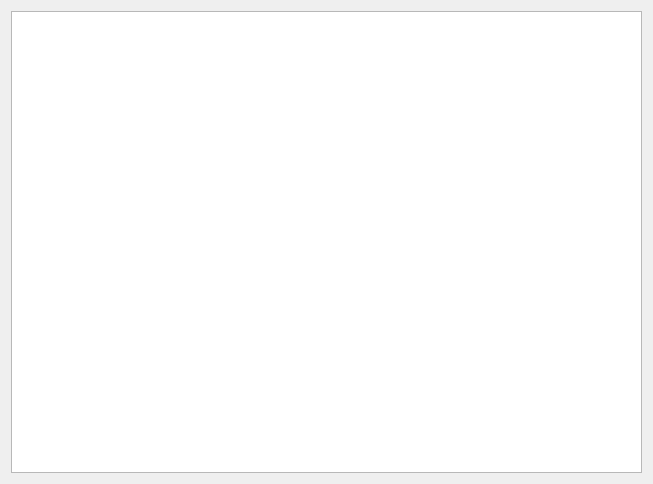
<?xml version="1.0" encoding="UTF-8"?>
<ui version="4.0">
 <class>PreviewWindow</class>
 <widget class="QWidget" name="PreviewWindow">
  <property name="geometry">
   <rect>
    <x>0</x>
    <y>0</y>
    <width>653</width>
    <height>484</height>
   </rect>
  </property>
  <property name="windowTitle">
   <string>Form</string>
  </property>
  <layout class="QVBoxLayout" name="verticalLayout">
   <item>
    <widget class="SmallView" name="graphicsView">
     <property name="verticalScrollBarPolicy">
      <enum>Qt::ScrollBarAsNeeded</enum>
     </property>
     <property name="horizontalScrollBarPolicy">
      <enum>Qt::ScrollBarAsNeeded</enum>
     </property>
     <property name="transformationAnchor">
      <enum>QGraphicsView::AnchorViewCenter</enum>
     </property>
    </widget>
   </item>
  </layout>
 </widget>
 <customwidgets>
  <customwidget>
   <class>SmallView</class>
   <extends>QGraphicsView</extends>
   <header location="global">smallview.h</header>
  </customwidget>
 </customwidgets>
 <resources/>
 <connections/>
</ui>
